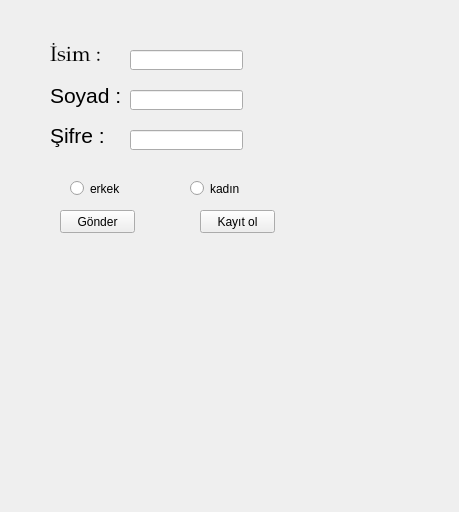
<?xml version="1.0" encoding="UTF-8"?>
<ui version="4.0">
 <class>Form</class>
 <widget class="QWidget" name="Form">
  <property name="geometry">
   <rect>
    <x>0</x>
    <y>0</y>
    <width>459</width>
    <height>512</height>
   </rect>
  </property>
  <property name="windowTitle">
   <string>olgucan</string>
  </property>
  <widget class="QLabel" name="isim">
   <property name="geometry">
    <rect>
     <x>50</x>
     <y>40</y>
     <width>61</width>
     <height>31</height>
    </rect>
   </property>
   <property name="font">
    <font>
     <family>Palatino Linotype</family>
     <pointsize>16</pointsize>
     <weight>50</weight>
     <bold>false</bold>
    </font>
   </property>
   <property name="text">
    <string>İsim :</string>
   </property>
  </widget>
  <widget class="QLineEdit" name="lineEdit_isim">
   <property name="geometry">
    <rect>
     <x>130</x>
     <y>50</y>
     <width>113</width>
     <height>20</height>
    </rect>
   </property>
  </widget>
  <widget class="QLineEdit" name="lineEdit_sifre">
   <property name="geometry">
    <rect>
     <x>130</x>
     <y>130</y>
     <width>113</width>
     <height>20</height>
    </rect>
   </property>
   <property name="text">
    <string/>
   </property>
   <property name="echoMode">
    <enum>QLineEdit::Password</enum>
   </property>
  </widget>
  <widget class="QLabel" name="sifre">
   <property name="geometry">
    <rect>
     <x>50</x>
     <y>120</y>
     <width>61</width>
     <height>31</height>
    </rect>
   </property>
   <property name="font">
    <font>
     <family>Nirmala UI</family>
     <pointsize>16</pointsize>
     <weight>50</weight>
     <bold>false</bold>
    </font>
   </property>
   <property name="text">
    <string>Şifre :</string>
   </property>
  </widget>
  <widget class="QPushButton" name="kayitol">
   <property name="geometry">
    <rect>
     <x>200</x>
     <y>210</y>
     <width>75</width>
     <height>23</height>
    </rect>
   </property>
   <property name="text">
    <string>Kayıt ol</string>
   </property>
  </widget>
  <widget class="QPushButton" name="gonder">
   <property name="geometry">
    <rect>
     <x>60</x>
     <y>210</y>
     <width>75</width>
     <height>23</height>
    </rect>
   </property>
   <property name="text">
    <string>Gönder</string>
   </property>
  </widget>
  <widget class="QLineEdit" name="lineEdit_soyad">
   <property name="geometry">
    <rect>
     <x>130</x>
     <y>90</y>
     <width>113</width>
     <height>20</height>
    </rect>
   </property>
   <property name="text">
    <string/>
   </property>
  </widget>
  <widget class="QLabel" name="soyad">
   <property name="geometry">
    <rect>
     <x>50</x>
     <y>80</y>
     <width>71</width>
     <height>31</height>
    </rect>
   </property>
   <property name="font">
    <font>
     <family>Nirmala UI</family>
     <pointsize>16</pointsize>
     <weight>50</weight>
     <bold>false</bold>
    </font>
   </property>
   <property name="text">
    <string>Soyad :</string>
   </property>
  </widget>
  <widget class="QRadioButton" name="erkek">
   <property name="geometry">
    <rect>
     <x>70</x>
     <y>180</y>
     <width>82</width>
     <height>17</height>
    </rect>
   </property>
   <property name="text">
    <string>erkek</string>
   </property>
  </widget>
  <widget class="QRadioButton" name="kadin">
   <property name="geometry">
    <rect>
     <x>190</x>
     <y>180</y>
     <width>82</width>
     <height>17</height>
    </rect>
   </property>
   <property name="text">
    <string>kadın</string>
   </property>
  </widget>
  <widget class="QWidget" name="gridLayoutWidget">
   <property name="geometry">
    <rect>
     <x>39</x>
     <y>29</y>
     <width>271</width>
     <height>231</height>
    </rect>
   </property>
   <layout class="QGridLayout" name="gridLayout"/>
  </widget>
 </widget>
 <resources/>
 <connections/>
</ui>
